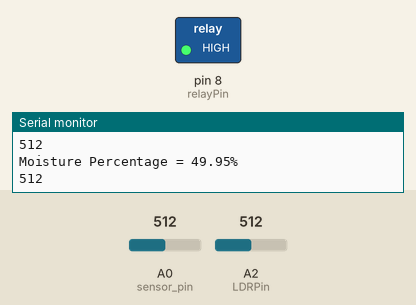
The sketch below on a simulated Arduino Uno, built with avr-gcc and run on an emulated ATmega328P. Parts: switched loads named in the sketch (green lamp = pin HIGH), the last lines printed to the serial monitor. The test bench sets the inputs (shaded band); at power-on: A0 (sensor_pin) = 512, A2 (LDRPin) = 512.

Above: at 1.9 s.
2.0 s: A0 (sensor_pin) set to 605
3.6 s: A0 (sensor_pin) set to 624
At 5.8 s:
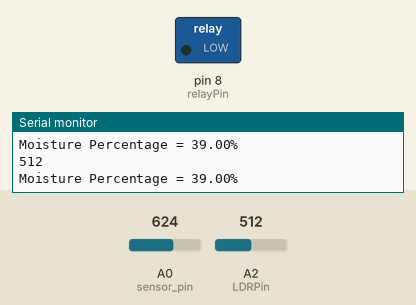
6.1 s: A2 (LDRPin) set to 685
7.7 s: A2 (LDRPin) set to 719
9.3 s: A0 (sensor_pin) set to 511
At 10.5 s:
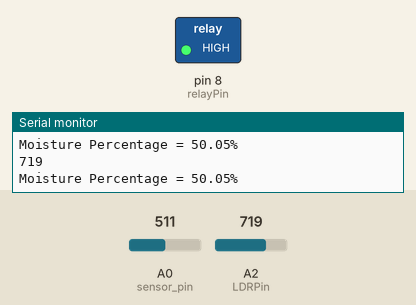
10.9 s: A0 (sensor_pin) set to 710
At 12.5 s:
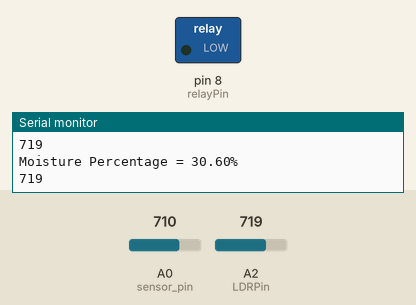
Timing chart, 0 to 14.0 s (numbered marks = the images above; inputs shaded):
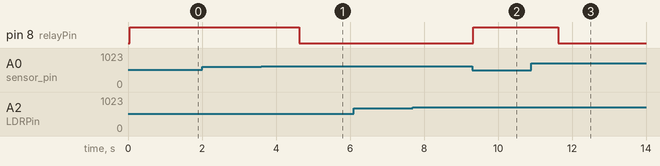

The sketch:

Soil_moisture_bluetooth_serial_monitor.ino
```cpp
#include<SoftwareSerial.h>

const int sensor_pin = A0;	/* Soil moisture sensor O/P pin */
int relayPin = 8;
SoftwareSerial B(3,2);
int LDRPin = A2;

void setup() {
  Serial.begin(9600);	/* Define baud rate for serial communication */
  B.begin(9600);
  B.print("Ready to start");
  pinMode(relayPin,OUTPUT);
  pinMode(LDRPin, INPUT);
}

void loop() {
  float moisture_percentage;
  int sensor_analog;
  sensor_analog = analogRead(sensor_pin);
  moisture_percentage = ( 100 - ( (sensor_analog/1023.00) * 100 ) );
  Serial.print("Moisture Percentage = ");
  Serial.print(moisture_percentage);
  Serial.print("%\n\n");
  B.print("Moisture percentage:");
  B.println(moisture_percentage);
  int LDRValue = analogRead(LDRPin);

  // moisture_percentage= 30;
  if(moisture_percentage<40){
    digitalWrite(8,LOW);
    B.println("Moisture Low. Possibility of Blight Disease. Motor on!!");
  }
  else if(moisture_percentage>40 && moisture_percentage<60){
    digitalWrite(8,HIGH);
    B.println("Moisture normal. Motor off !!");
  } else if(moisture_percentage>60){
    digitalWrite(8,HIGH);
    B.println("Moisture Too High. Possibility of Bacterial attack");
  }

  if(LDRValue>700){
    Serial.println(LDRValue);
    B.println("LOW LIGHT ALERT !!");
    B.println("Possibility of Powedery Mildew / Leaf Spot/ Leaf Blight Disease");
  }else{
    Serial.println(LDRValue);
    B.println("HIGH LIGHT ALERT !!");
    B.println("Possibility of Sun Burn/ Leaf Schorching /Wilting Disease");
  }


  delay(1000);
}
```

Measured:
- the behaviour switches between 613 and 614 on A0 (sensor_pin) (found by bisection; images 0 and 1)
- after the input at 3.6 s, pin 8 (relayPin): HIGH → LOW after 1.0 s
- after the input at 9.3 s, pin 8 (relayPin): LOW → HIGH at once
- after the input at 10.9 s, pin 8 (relayPin): HIGH → LOW after 0.73 s
